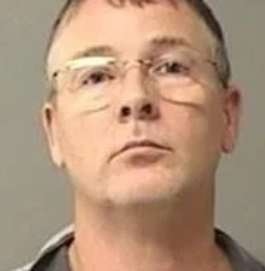
#> input picture 1.png, 265 x 271 px
$ jupyter execute --allow-errors 'age-gender detection.ipynb'
#> lines starting #> are read from the running program, lines starting #| are printed output that depends on the picture
[cell 1]
import cv2 as cv
import math
import time
import matplotlib.pyplot as plt

[cell 2]
def getFaceBox (net, frame, conf_threshold=0.7):
    frameOpencvDnn = frame.copy()
    frameHeight = frameOpencvDnn.shape[0]
    frameWidth = frameOpencvDnn.shape[1]
    blob = cv.dnn.blobFromImage(
        frameOpencvDnn, 1.0, (300, 300), [104, 117, 123], True, False
    )
    net.setInput(blob)
    detections = net.forward()
    bboxes = []
    for i in range(detections.shape[2]):
        confidence = detections[0, 0, i, 2]
        if confidence > conf_threshold:
            x1 = int(detections[0, 0, i, 3] * frameWidth)
            y1 = int (detections[0, 0, i, 4] * frameHeight)
            x2 = int(detections[0, 0, i, 5] * frameWidth)
            y2 = int (detections[0, 0, i, 6] * frameHeight)
            bboxes.append ([x1, y1, x2, y2])
        cv.rectangle(
            frameOpencvDnn,
            (x1, y1),
            (x2, y2),
            (0, 255, 0),
            int(round (frameHeight / 150)),
            8,
        )
        return frameOpencvDnn, bboxes

[cell 3]
# Load network
ageModel="age_net.caffemodel"
ageProto="age_deploy.prototxt"
genderModel="gender_net.caffemodel"
genderProto="gender_deploy.prototxt"
faceModel="opencv_face_detector_uint8.pb"
faceProto="opencv_face_detector.pbtxt"
#> (the rest of this cell did not finish here and is left out)

[cell 4]
MODEL_MEAN_VALUES=(78.4263377603, 87.7689143744, 114.895847746)
genderList=['Male', 'Female']
ageList = ['(0-2)', '(4-6)', '(8-12)', '(15-20)', '(25-32)', '(38-43)', '(48-53)', '(60-100)']

def age_gender_detector (frame) :
    # Read frame
    t = time.time()
    frameFace,bboxes = getFaceBox(faceNet, frame)
    for bbox in bboxes:
        # print (bbox)
        face = frame[
            max (0, bbox[1] - padding) : min(bbox[3] + padding, frame.shape[0] - 1),
            max (0, bbox[0] - padding) : min(bbox[2] + padding, frame.shape[1] - 1),
        ]
        blob = cv.dnn.blobFromImage(
            face, 1.0, (227, 227),MODEL_MEAN_VALUES,swapRB=False
        )
        genderNet.setInput(blob)
        genderPreds = genderNet.forward()
        gender = genderList[genderPreds[0]. argmax()]
        # print("Gender Output : {}", format (genderPreds))
        print("Gender : {}, conf = {:.3f}".format(gender, genderPreds[0].max()))
        ageNet.setInput(blob)
        agePreds = ageNet.forward()
        age = ageList[agePreds[0].argmax()]
        #print ("Age Output : {}". format (agePreds))
        print("Age: {}, conf = {:.3f}". format(age,agePreds[0].max()))
        label = "{} , {}".format(gender,age)
        cv. putText (
            frameFace,
            label,
            (bbox[0],bbox[1] - 10),
            cv.FONT_HERSHEY_SIMPLEX,
            0.8,
            (0, 255, 255),
            2,
            cv.LINE_AA,
        )
    return frameFace

[cell 5]
def show_results(img_path):
#> called with img_path = '1.png'
    img = cv.imread(img_path)
#> img is the input picture: shape (271, 265, 3); mean B, G, R 121.8, 146.3, 176.4
    output = age_gender_detector(img)
    rgb_output = cv.cvtColor(output, cv.COLOR_BGR2RGB)
    plt.figure(figsize=(8, 8))
    plt.imshow(rgb_output)

    plt.show()

#> (a cell that did not finish here is left out)

#> (a cell that did not finish here is left out)

#> call 2 of show_results, with img_path = '2.png'
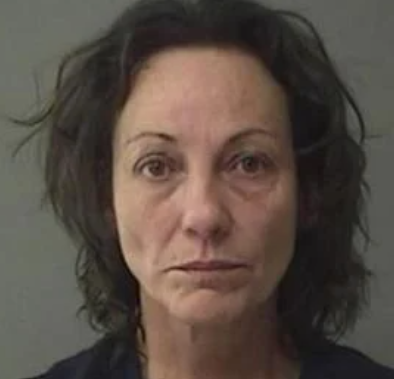
#> input picture 2.png, 394 x 379 px
#> in show_results, img is the input picture: shape (379, 394, 3); mean B, G, R 69, 77.6, 89.4

#> (a cell that did not finish here is left out)


#> (a cell that did not finish here is left out)

#> call 4 of show_results, with img_path = '4.png'
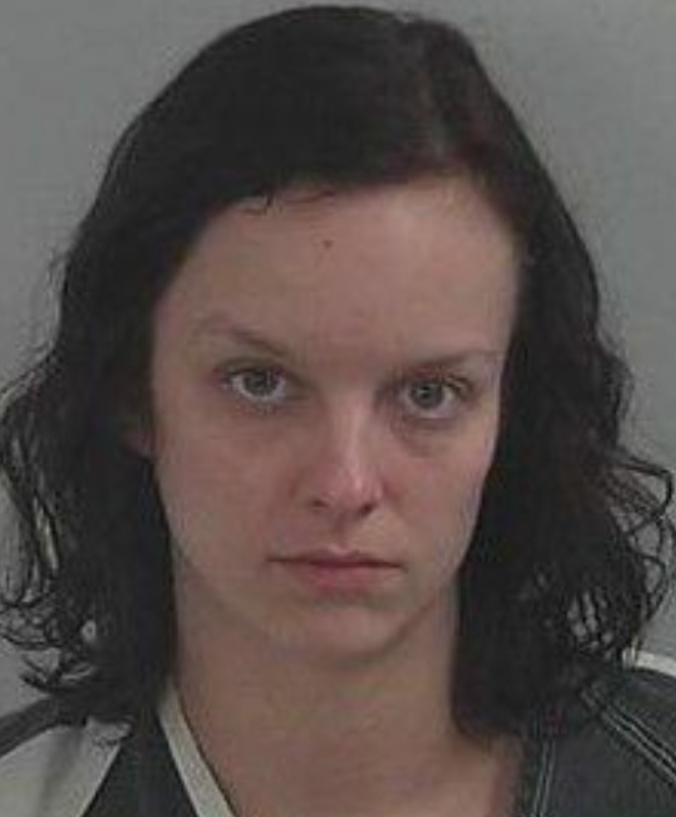
#> input picture 4.png, 676 x 817 px
#> in show_results, img is the input picture: shape (817, 676, 3); mean B, G, R 73.6, 76.7, 87
